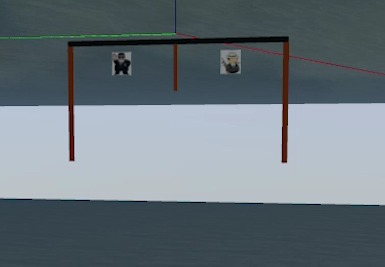
//> input picture Gate Mid Point/pract.jpg, 385 x 267 px
$ ./Practice   (built with g++ and OpenCV 4)
//> lines starting //> are read from the running program, lines starting //| are printed output that depends on the picture; after the words box and inside, x2 and y2 are one past the last pixel; in counts of white or black regions, pixels touching at a corner belong together
#include <opencv2/imgcodecs.hpp>
#include <opencv2/highgui.hpp>
#include <opencv2/imgproc.hpp>
#include <iostream>

using namespace cv;
using namespace std;

/////////////////////////////////////////////					Finding Mid point						/////////////////////////////////////////////

Mat imgHSV, mask;
int hmin = 0, smin = 94, vmin = 0;
int hmax = 160, smax = 255, vmax = 97;
float x, y;

void getContours(Mat mask, Mat img)
{
	vector<vector<Point>> contours;
	vector<Vec4i> hierarchy;
	findContours(mask, contours, hierarchy, RETR_EXTERNAL, CHAIN_APPROX_SIMPLE);
	for (int i = 0; i < contours.size(); i++)
	{
		int area = contourArea(contours[i]);

		vector<vector<Point>> conPoly(contours.size());
		vector<Rect> boundRect(contours.size());

		if (area > 1000)
		{
			float peri = arcLength(contours[i], true);
			approxPolyDP(contours[i], conPoly[i], 0.02 * peri, true);

			boundRect[i] = boundingRect(conPoly[i]);
			//rectangle(img, boundRect[i].tl(), boundRect[i].br(), Scalar(0, 255, 0), 2);
			x = (boundRect[i].tl().x + boundRect[i].br().x)/2;
			y = (boundRect[i].tl().y + boundRect[i].br().y) / 2;
		}
	}
	circle(img, Point(x, y), 2,Scalar(0,255,0),3);

}

void main()
{
	string path = "Resources/pract.jpg";
	Mat img = imread(path);
//> img is the input picture: 267 rows x 385 cols, CV_8UC3; mean B, G, R 123.7, 116.3, 104.5
	cvtColor(img, imgHSV, COLOR_BGR2HSV);
//> imgHSV: 267 rows x 385 cols, CV_8UC3; mean H, S, V 99.8, 54.5, 124.7


		Scalar lower(hmin, smin, vmin);
		Scalar upper(hmax, smax, vmax);
		inRange(imgHSV, lower, upper, mask);
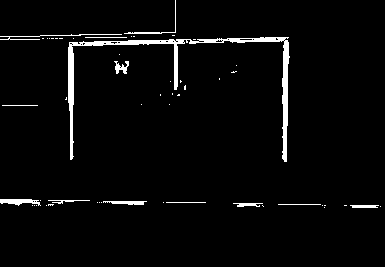
//> mask: 267 rows x 385 cols, CV_8UC1; 3.2% white; 53 white regions (40 under 20 px)

			getContours(mask, img);
//> in getContours, `findContours(mask, contours, hierarchy, RETR_EXTERNAL, CHAIN_APPROX_SI..`: contours = 53 contours, 46 with area under 20; largest, box (x1, y1, x2, y2) and area: (68, 37, 290, 162) 1706, (0, 199, 41, 206) 136, (103, 201, 147, 205) 82, (114, 61, 129, 74) 70, (350, 205, 379, 208) 48, (233, 203, 263, 207) 42, (124, 0, 176, 34) 32
//> the loop in getContours, `for (int i = 0; i < contours.size(); i++)` made 53 passes
//> (area, peri, x, y) on pass 47: (1705, 1063.5, 179, 99)
//> area on passes 3, 14, 20, 23, 37, 53: 47, 42, 82, 136, 70, 31
//> in getContours, `circle(img, Point(x, y), 2,Scalar(0,255,0),3);`: img: 267 rows x 385 cols, CV_8UC3; 41 pixels changed, all inside (x1, y1, x2, y2) = (175, 95, 184, 104)

			imshow("Image", img);
			//imshow("Image mask", mask);
			waitKey(0);
}
